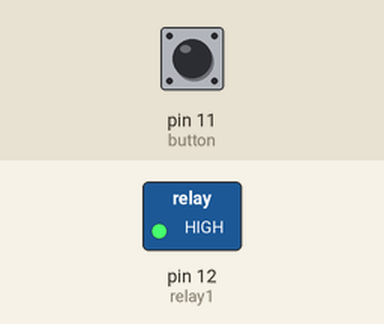
A sketch run on a simulated Arduino Uno, built with avr-gcc and run on an emulated ATmega328P. Parts: switched loads named in the sketch (green lamp = pin HIGH). The test bench sets the inputs (shaded band); at power-on: pin 11 (button) HIGH.

Above: at 1.2 s.
1.3 s: pin 11 (button) pulled LOW for 0.15 s
At 1.37 s:
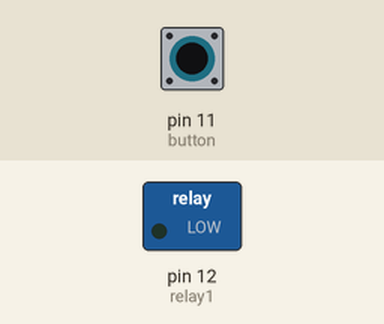
2.9 s: pin 11 (button) pulled LOW for 3.2 s
At 6.7 s:
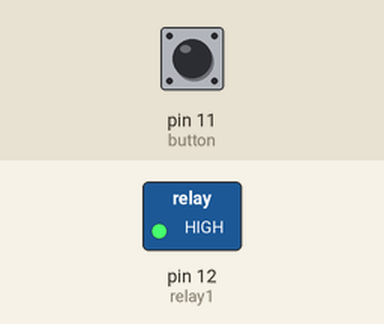
Timing chart, 0 to 8.2 s (numbered marks = the images above; inputs shaded):
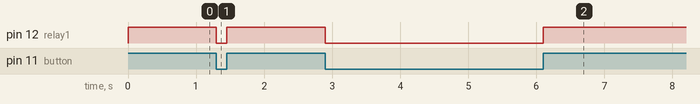

Measured:
- after the input at 1.3 s, pin 12 (relay1): HIGH → LOW at once, → HIGH 0.15 s later
- after the input at 2.9 s, pin 12 (relay1): HIGH → LOW at once, → HIGH 3.2 s later

The sketch:

sketch_oct14a.ino
```cpp
#define relay1 12
int button = 11;
int nilai;

void setup() {
  // put your setup code here, to run once:
  pinMode(relay1,OUTPUT);
  pinMode(button,INPUT);
  digitalWrite(button, HIGH);

}

void loop() {
  // put your main code here, to run repeatedly:
  nilai = digitalRead(button);

  if(nilai == 0){
    digitalWrite(relay1, LOW);
  }
  else{
    digitalWrite(relay1, HIGH);
  }
}
```
